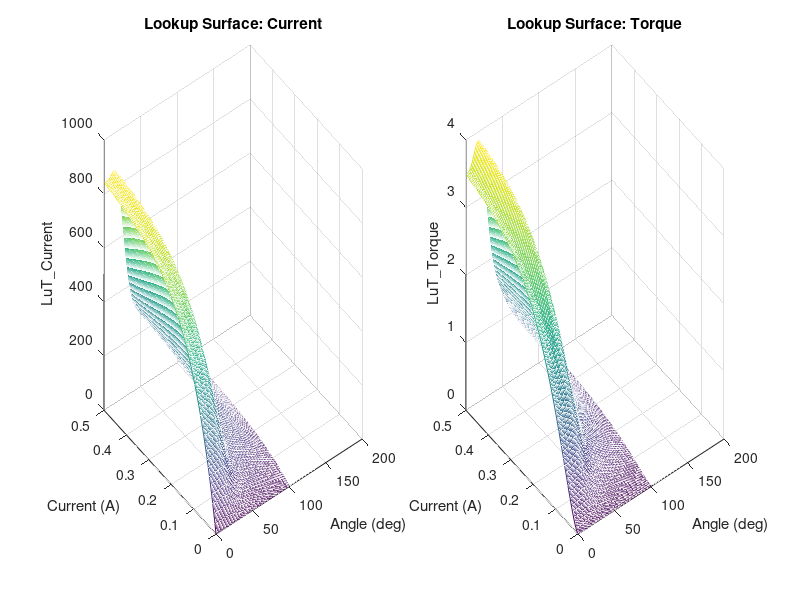

Source code (MATLAB): (Note: this script raises an error after producing the figure.)
clc;
clear;
close all;

%% ========================
%  Motor Parameter (example)
%  ========================
J = 0.01;   % Inertia (kg·m^2)

%% ========================
%  Breakpoints
%  ========================
Bp1_Current = linspace(0,180,181);   % Angle (°) → 181 points
Bp2_Current = linspace(0,0.50,101);  % Current (A) → 101 points

%% ========================
%  Shape Controls
%  ========================
peakGain   = 820;   % plateau height (~800 in your plots)
angleDecay = 55;    % angle decay factor
satKnee    = 0.12;  % knee current where saturation starts

%% ========================
%  Build shaping grid (0..100° × 0..0.5A, for smoothness)
%  ========================
Bp1_shape = linspace(0,100,101);
[ThShape, IShape] = ndgrid(Bp1_shape, Bp2_Current);

% Envelope vs angle: rise + shoulder + decay
envAngle = exp(-(ThShape/angleDecay).^1.3) + ...
           0.35*exp(-((ThShape-20)/12).^2);

% Saturation vs current
satCurr = 1 - exp(-(IShape/satKnee));

% Mild surface modulation
shapeMod = 0.90 + 0.12*cos(pi*ThShape/40);

% Base surface
LuT_Current_shape = peakGain * envAngle .* satCurr .* shapeMod;
LuT_Current_shape(LuT_Current_shape<0) = 0;

%% ========================
%  Resample onto 181 × 101 grid (angle × current)
%  ========================
LuT_Current = zeros(length(Bp1_Current), length(Bp2_Current));
for col = 1:length(Bp2_Current)
    LuT_Current(:,col) = interp1(Bp1_shape, LuT_Current_shape(:,col), ...
                                 Bp1_Current, 'pchip');
end

%% ========================
%  Torque Lookup (synthetic example)
%  ========================
torqueScale = 3.5;  % Nm scaling
LuT_Torque_shape = torqueScale * (satCurr.^1.6) .* envAngle;

LuT_Torque = zeros(length(Bp1_Current), length(Bp2_Current));
for col = 1:length(Bp2_Current)
    LuT_Torque(:,col) = interp1(Bp1_shape, LuT_Torque_shape(:,col), ...
                                Bp1_Current, 'pchip');
end

%% ========================
%  Plot for Verification
%  ========================
[Th, I] = ndgrid(Bp1_Current, Bp2_Current);

figure('Color','w');
subplot(1,2,1);
mesh(Th, I, LuT_Current); grid on;
xlabel('Angle (deg)'); ylabel('Current (A)'); zlabel('LuT\_Current');
title('Lookup Surface: Current');

subplot(1,2,2);
mesh(Th, I, LuT_Torque); grid on;
xlabel('Angle (deg)'); ylabel('Current (A)'); zlabel('LuT\_Torque');
title('Lookup Surface: Torque');

%% ========================
%  Save for Simulink
%  ========================
save('lut_surfaces.mat','Bp1_Current','Bp2_Current','LuT_Current','LuT_Torque');
disp('✅ Lookup tables saved to lut_surfaces.mat');
disp("LuT_Current size: " + mat2str(size(LuT_Current)));
disp("LuT_Torque size: " + mat2str(size(LuT_Torque)));
